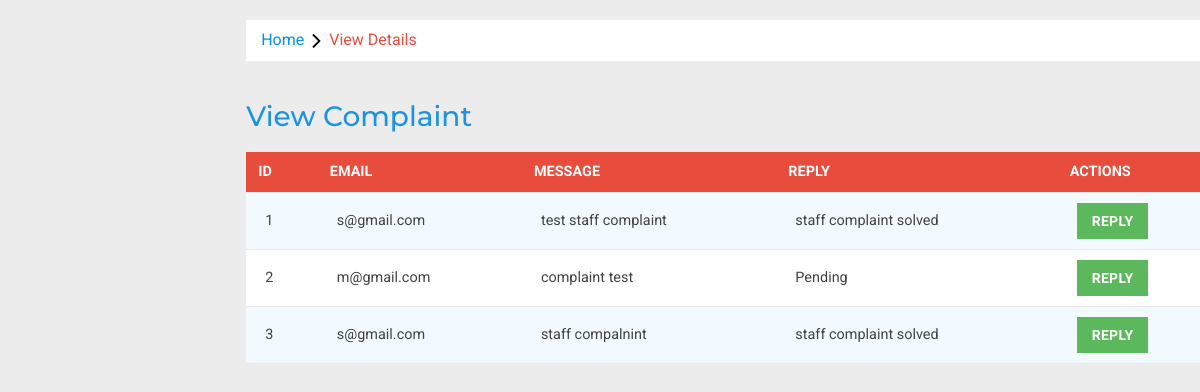
The app's page /admin/viewcomplaint.php with its own data.
### tables this page shows
CREATE TABLE IF NOT EXISTS `staff_complaint` (
  `Id` int(11) NOT NULL AUTO_INCREMENT,
  `Email` varchar(500) NOT NULL,
  `Message` text NOT NULL,
  `Reply` text NOT NULL,
  PRIMARY KEY (`Id`)
);

### admin/viewcomplaint.php (the view, shortened to what this page needs)
<?php
include '../db.php';
?>
<!DOCTYPE HTML>
<html>
<head>
<link href="css/bootstrap.min.css" rel='stylesheet' type='text/css' />
<link href="css/style.css" rel='stylesheet' type='text/css' />
<link rel="stylesheet" href="css/morris.css" type="text/css"/>
<link href="css/font-awesome.css" rel="stylesheet">
<link rel="stylesheet" href="css/icon-font.min.css" type='text/css' />
<link rel="stylesheet" type="text/css" href="css/table-style.css" />
<link rel="stylesheet" type="text/css" href="css/basictable.css" />
</head>
<body>
   <div class="page-container">
<div class="left-content">
	   <div class="mother-grid-inner">
<ol class="breadcrumb">
                <li class="breadcrumb-item"><a href="home.php">Home</a><i class="fa fa-angle-right"></i>View Details</li>
            </ol>
<div style="margin-left: 320px;">
<div class="w3l-table-info" style="margin-left: -320px; overflow-x: auto;">
					  <h2>View Complaint </h2>
                                          <table id="table">
						<thead>
						  <tr>
							<th>Id</th>
							<th>Email</th>
							  <th>Message</th>
                                                         <th>Reply</th>
                                                        <th colspan="2">Actions</th>
						  </tr>
						</thead>
						<tbody>
						  <?php
                                                  $qr="select  * from staff_complaint order by Id desc";
                                                  $qrr=  mysqli_query($con,$qr);
                                                  $i=1;
                                                  while($r=mysqli_fetch_array($qrr))
                                                  {
                                                  ?>
                                                    <tr>
                                                          <form name="f1" method="post" action="">
                                                        <td><?php echo $i;?></td>
                                                        <td><?php echo $r['Email'];?></td>
                                                     <td><?php echo $r['Message'];?></td>
                                                          <td><?php echo $r['Reply'];?></td>
                                                         <td>
                                                             <a class="btn btn-success" href="staffreply.php?id=<?php echo $r['Id'];?>">Reply</a>
                                                         </td>
                                                          </form>
                                                    </tr>
                                                    <?php
                                                  $i++;
                                                   }
                                                    ?>
                                              </tbody>
					  </table>
    </div>
</div>
</div>
							</div>
</body>
</html>

### admin/css/table-style.css (style rules this page uses)
table { background: white; border-collapse: collapse; margin: 1.25em 0 0; width: 100%; }
table tr, table th, table td { border: none; border-bottom: 1px solid #e8e8e8; font-size: .95em; }
table th, table td { padding: 10px 12px; text-align: left; }
table th { background: #e74c3c; color: #fff; text-transform: uppercase; }
table tr td { background: #f3faff; color: #424242; }
table tr:nth-of-type(2n+2) td { background: #ffffff; }
table { width: 100%; }

### records on screen
staff_complaint: Email "s@gmail.com", Message "test staff complaint", Reply "staff complaint solved"
staff_complaint: Email "m@gmail.com", Message "complaint test", Reply "Pending"
staff_complaint: Email "s@gmail.com", Message "staff compalnint", Reply "staff complaint solved"
